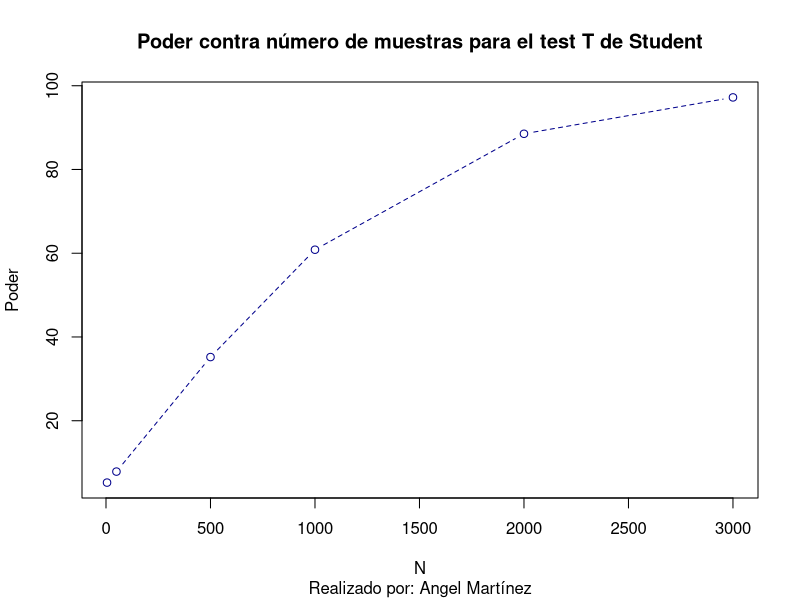
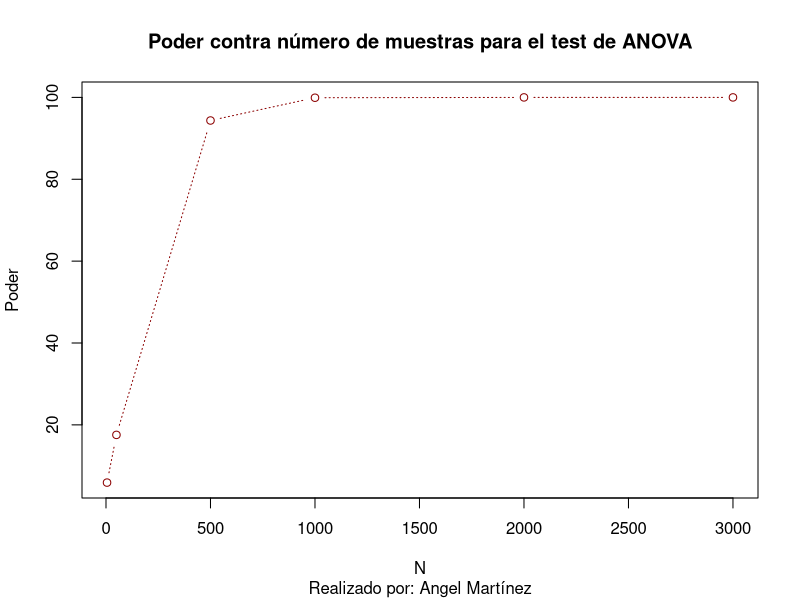

R code for these plots, in order:
library(pwr)
# Esta función es útil para calcular el número de muestras necesario por
# grupo para alcanzar un poder determinado con un tamaño del efecto definido.
# Se emplea cuando se ha establecido que se llevará a cabo una prueba t de
# dos grupos.
# Ajuste los valores del tamaño del efecto y poder en los argumentos “d=” y
# “power=” respectivamente para obtener el valor “n” (número de muestras)

pwr.t.test(d=0.1, sig.level=0.05, power=0.8)

# Esta función también es útil para calcular el poder según un número de
# muestras determinado. Sustituya el argumento “power=” con el argumento
# “n=”

pwrt_5 <- pwr.t.test(d=0.1, sig.level=0.05, n=5)
str(pwrt_5)
pwrt_5$power * 100


# Esta función es útil para calcular el número de muestras necesario por
# grupo para alcanzar un poder determinado con un tamaño del efecto definido.
# Se emplea cuando se ha establecido que se llevará a cabo un análisis de
# varianza (tres o más grupos).
# La lógica del uso es la misma que para la función pwr.t.test()

pwr.anova.test(k = 3, n = 20, f = 0.1, sig.level = 0.05)

dat <- data.frame("N" = c ("5", "50", "500", "1000", "2000", "3000"), "Poder" = 1:6)
dat

#Vamos a calcular el poder por numero de muestras con t.test

pwrt_50 <- pwr.t.test(d=0.1, sig.level=0.05, n=50)
pwrt_500 <- pwr.t.test(d=0.1, sig.level=0.05, n=500)
pwrt_1000 <- pwr.t.test(d=0.1, sig.level=0.05, n=1000)
pwrt_2000 <- pwr.t.test(d=0.1, sig.level=0.05, n=2000)
pwrt_3000 <- pwr.t.test(d=0.1, sig.level=0.05, n=3000)


dat$Poder[1] <- pwrt_5$power * 100
dat$Poder[2] <- pwrt_50$power * 100
dat$Poder[3] <- pwrt_500$power * 100
dat$Poder[4] <- pwrt_1000$power * 100
dat$Poder[5] <- pwrt_2000$power * 100
dat$Poder[6] <- pwrt_3000$power * 100

dat

plot(Poder ~ N, 
     data = dat, 
     type = "b",
     col = "darkblue",
     lty = 2,
     main = "Poder contra número de muestras para el test T de Student",
     sub = "Realizado por: Angel Martínez")


# Ahora poder con Anova

dat2 <- data.frame("N" = c ("5", "50", "500", "1000", "2000", "3000"), "Poder" = 1:6)
dat2

pwranova_5 <- pwr.anova.test(k =3, f=0.1,sig.level=0.05, n=5)
pwranova_50 <- pwr.anova.test(k =3, f=0.1,sig.level=0.05, n=50)
pwranova_500 <- pwr.anova.test(k =3, f=0.1, sig.level=0.05, n=500)
pwranova_1000 <- pwr.anova.test(k =3, f=0.1, sig.level=0.05, n=1000)
pwranova_2000 <- pwr.anova.test(k =3, f=0.1, sig.level=0.05, n=2000)
pwranova_3000 <- pwr.anova.test(k =3, f=0.1, sig.level=0.05, n=3000)


dat2$Poder[1] <- pwranova_5$power * 100
dat2$Poder[2] <- pwranova_50$power * 100
dat2$Poder[3] <- pwranova_500$power * 100
dat2$Poder[4] <- pwranova_1000$power * 100
dat2$Poder[5] <- pwranova_2000$power * 100
dat2$Poder[6] <- pwranova_3000$power * 100

dat2

plot(Poder ~ N, 
     data = dat2, 
     type = "b",
     col = "red4",
     lty = 3,
     main = "Poder contra número de muestras para el test de ANOVA",
     sub = "Realizado por: Angel Martínez")
